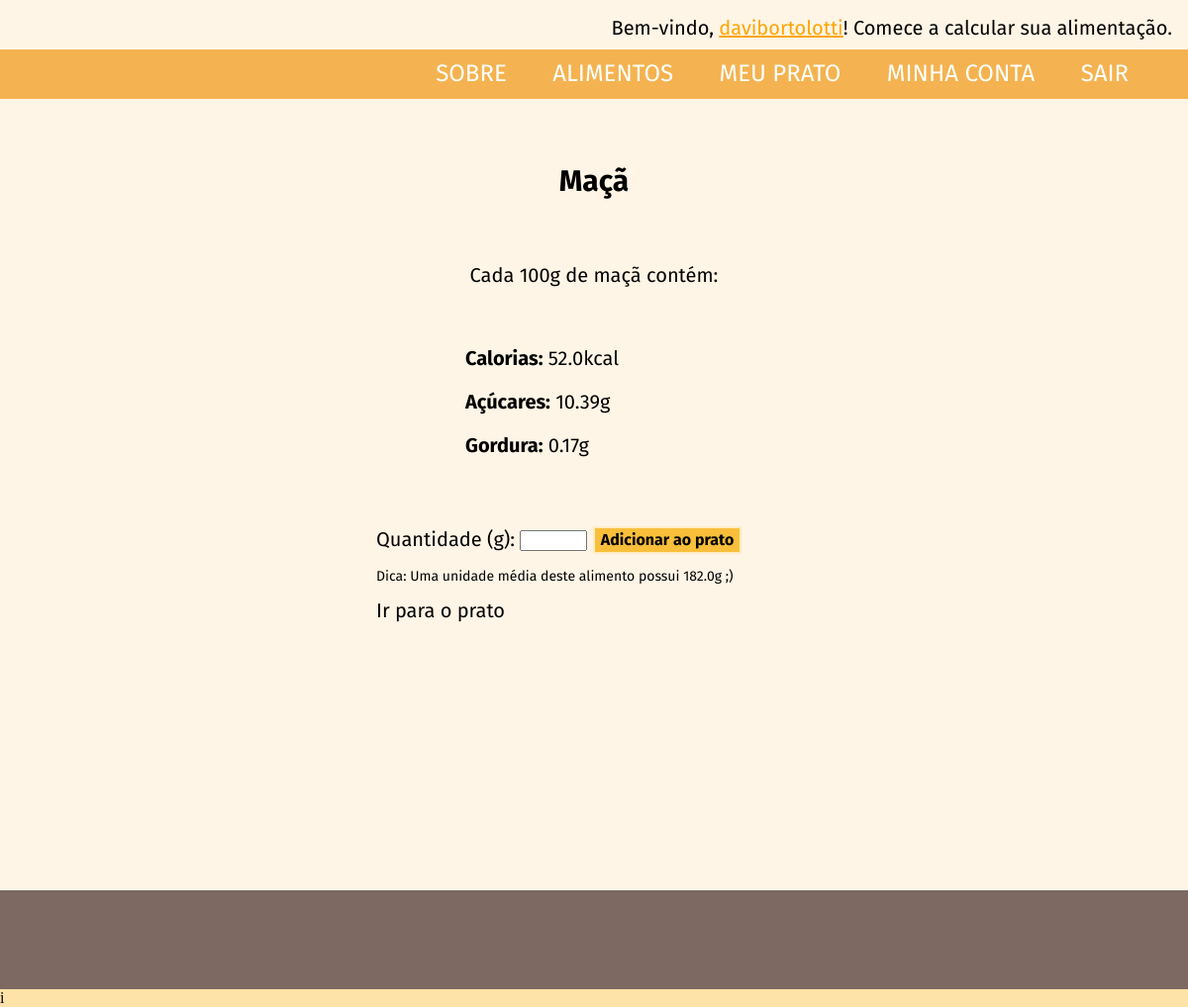
Screenshot of /nutrition/Maçã/ (signed in) with the database file from the repository.
### nutrizone/models.py (models this page shows, shortened)
class Food(models.Model):
	name = models.CharField(max_length=100)
	brname = models.CharField(max_length=100, default="")
	ndbno = models.IntegerField()
	altmeasurename = models.CharField(max_length=100, default="")
	altmeasuregram = models.FloatField(default=0)

class Nutrient(models.Model):
	name = models.CharField(max_length=200)
	value = models.FloatField()
	unit = models.CharField(max_length=10)
	food = models.ForeignKey(Food, on_delete=models.CASCADE, related_name='foodname')

### nutrizone/views.py (the view, shortened to what this page needs)
# urls.py: url(r'^nutrition/(?P<foodname>.*)/$', views.nutrition),
def nutrition(request, foodname=None):
	context = food_info(foodname)[0]
	return render(request, 'nutrition.html', context)

### nutrizone/food_query.py (called while the page is built)
def food_info(foodname):
    context = {}
    food = Food.objects.filter(brname=foodname)[0] # TEMPORARIO
    nutrients = Nutrient.objects.filter(food__brname=foodname)
    energy = nutrients.get(name='Energy')
    fat = nutrients.get(name='Total lipid (fat)')
    if nutrients.filter(name='Sugars, total').exists():
        sugars = nutrients.get(name='Sugars, total')
        context['sugars'] = sugars
    context.update({
        'food': food,
        'energy': energy,
        'fat':fat,
    })
    return context, energy, fat, sugars

### nutrizone/templates/nutrition.html (shortened to what this page needs)
{% extends 'base.html' %}
{% load static %}
{% block content %}
<div id="food">
	<div class="subtitle">
		<h2 id="foodname">{{ food.brname }}</h2>
	</div>
	<div>
		<p class="align-center">Cada 100g de {{ food.brname|lower }} contém:</p>
		<div class="food-info">
			<p><span class="bold">Calorias:</span> {{energy.value}}{{energy.unit}}</p>
			{% if sugars %} <p><span class="bold">Açúcares:</span> {{sugars.value}}{{sugars.unit}} </p>{% endif %}
			<p><span class="bold">Gordura:</span> {{fat.value}}{{fat.unit}}</p>
		</div>
	</div>
	<div class="food-form">
		<form id="quantity-form" method="POST">
			Quantidade (g): <input type="number" class="quantity" size="20" name="quantity" required oninvalid="this.setCustomValidity('Preencha a quantidade.')" oninput="setCustomValidity('')""></input>
			<button type="submit" class="button menu-font add-to-plate" value="Adicionar ao prato" name="mybtn">Adicionar ao prato</button>
		</form>
		<p class="subtext-font">Dica: Uma {{food.altmeasurename|lower}} deste alimento possui {{food.altmeasuregram|lower}}g ;)</p>
		<a href=" {% url 'meal' %}">Ir para o prato</a>
	</div>
</div>
{% endblock %}
{% block script %}i
{% endblock %}

### nutrizone/templates/base.html (shortened to what this page needs)
{% load static %}
<!doctype html>
<head>
	<link rel="stylesheet" href="{% static 'template.css' %}" type="text/css" charset="utf-8">
</head>
<body class="fundo-laranja-claro">
	<header >
		<div class="mobile-hide">
			<div class="upper-menu fundo-branco">
			{% if request.user.is_authenticated %}
				<p class="welcome text-font">Bem-vindo, <span class="welcomelink">{{request.user.username}}</span>! Comece a calcular sua alimentação.</p>
			{% else %}
				<p class="welcome text-font">Você não está logado. <a class="welcomelink" href="{% url 'signup' %}">Cadastre-se</a>, ou <a id="welcomelink" href="{% url 'logmein' %}">entre</a> para poder salvar seus pratos.</p>
			{% endif %}
			</div>
			<nav class="navigation fundo-laranja fonte-nav">
				<ul class="navitems">
					<li><a href="{% url 'index' %}">SOBRE</a></li>
					<li><a href="{% url 'foodlist' %}">ALIMENTOS</a></li>
					<li><a href="{% url 'meal' %}">MEU PRATO</a></li>
					{% if request.user.is_authenticated %}
					<li class="dropdown"><a href="#">MINHA CONTA</a>
					</li>
					<li><a href="{% url 'logmeout' %}">SAIR</a></li>
					{% else %}
					<li><a href="{% url 'signup' %}">CADASTRE-SE</a></li>
					<li><a href="{% url 'logmein' %}">ENTRAR</a></li>
					{% endif %}
				</ul>
			</nav>
		</div>
	</header>
    <section class="fundo-branco">
   		<div class="content">
    		<div class="description text-font">
				{% block content %} {% endblock %}
			</div>
		</div>
    </section>
    <footer style="background-color: #7D6962; height: 100px">
    </footer>
</body>
{% block script %}{% endblock %}

### nutrizone/static/template.css (style rules this page uses)
.fundo-branco { background-color: #FFF5E6; }
.fundo-laranja-claro { background-color: #FDE3A7; }
.fundo-laranja { background-color: #F4B350; }
a { text-decoration: none; color: inherit; }
body { margin: 0; }
.upper-menu { text-align: right; height: 50px; }
.welcome { padding: 16px; margin: 0; }
.welcomelink { text-decoration: underline; color: orange; }
.button { border-style: solid; border-color: rgba(255,255,255,.7); color: black; background-color: #F9BF3B; height: 28px; }
.navigation { height:50px; }
.navitems { text-align: right; padding: 10px 40px 10px 40px; margin: 0; }
.navigation li { display: inline-flex; padding: 0 20px; }
.dropdown { position: relative; z-index: 2; height: 40px; }
.fonte-nav { font-size: 24px; color: #FFF; font-family: 'Fira Sans', sans-serif; }
.text-font { font-size: 20px; color: #000; font-family: 'Fira Sans', sans-serif; }
.subtext-font { font-size: 14px; color: #000; font-family: 'Fira Sans', sans-serif; }
.menu-font { font-size: 16px; color: #000; font-family: 'Fira Sans', sans-serif; font-weight: bold; }
.content { position: relative; width: 1100px; height: 100%; margin: 0 auto; min-height: 800px; }
.description { padding: 20px; }
.quantity { width: 60px; }
.bold { font-weight: bold; }
.subtitle { padding: 20px 100px; text-align: center }
.food-info { padding-top: 20px; padding-bottom: 10px; width: 260px; margin: auto; }
.food-form { padding: 40px 310px; }
.align-center { text-align: center; }

### rows the page displays
Food: brname "Maçã", brname "maçã", altmeasurename "unidade média", altmeasuregram "182.0"
Nutrient: value "52.0", unit "kcal"
Nutrient: value "10.39", unit "g"
Nutrient: value "0.17", unit "g"

### other values shown
{{ request.user.username }} "davibortolotti"
